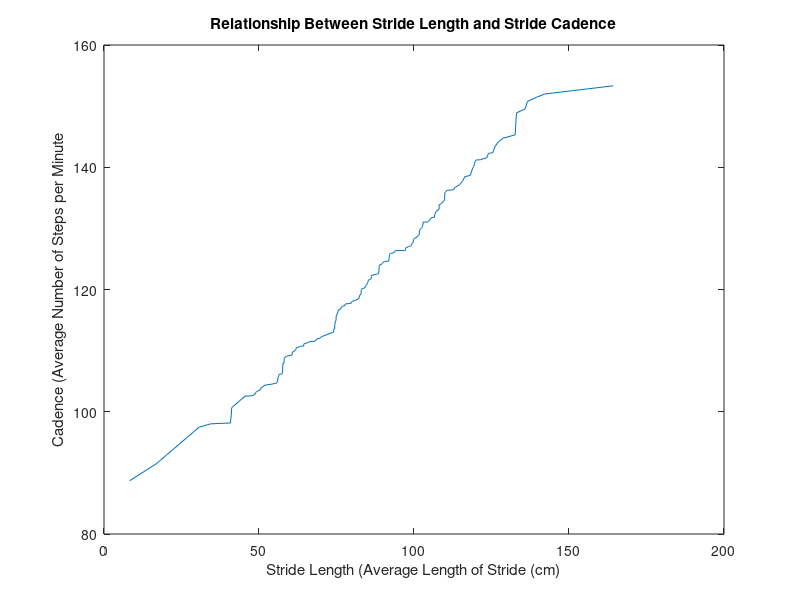
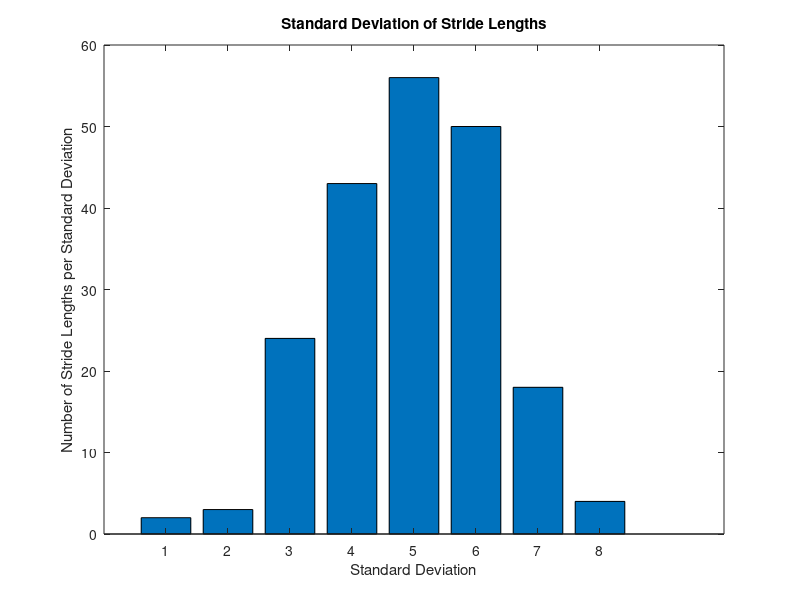

The MATLAB script that drew these images, in order:
% Shelley Wei
% ENGR 130
% Homework 8
% Started 10/14/23
% Submitted 10/14/23
% Due 10/18/23

%% Question 2
clear;
clc;
close all;

load('HW8_gait_data.mat');

% Part 1
% sort cadences and strides in ascending order so the graph is readable
cadenceSort = sort(cadence);
strideSort = sort(stride_length);

% create a plot with cadences and strides
figure(1);
plot(strideSort, cadenceSort);
title("Relationship Between Stride Length and Stride Cadence");
xlabel("Stride Length (Average Length of Stride (cm)");
ylabel("Cadence (Average Number of Steps per Minute");

strideRange = max(stride_length) - min(stride_length); % the range() function only seems to work with integer values
fprintf("The range of stride lengths is approximately %.2f cm.\n", strideRange);

% Part 2
strideSegment = strideRange/8; % divide the range by 8 to get eight segments/groups
strideStdev = zeros(1,8); % create a vector of eight 0s to compile the stride lengths in the different deviations

% count how many patients have a stride length in each segment
for i = 1:length(strideSort)
    if (strideSort(i) <= strideSegment)
        strideStdev(1) = strideStdev(1) + 1;
    elseif (strideSort(i) <= strideSegment*2)
        strideStdev(2) = strideStdev(2) + 1;
    elseif (strideSort(i) <= strideSegment*3)
        strideStdev(3) = strideStdev(3) + 1;
    elseif (strideSort(i) <= strideSegment*4)
        strideStdev(4) = strideStdev(4) + 1;
    elseif (strideSort(i) <= strideSegment*5)
        strideStdev(5) = strideStdev(5) + 1;
    elseif (strideSort(i) <= strideSegment*6)
        strideStdev(6) = strideStdev(6) + 1;
    elseif (strideSort(i) <= strideSegment*7)
        strideStdev(7) = strideStdev(7) + 1;
    else
        strideStdev(8) = strideStdev(8) + 1;
    end
end

% create a second plot with std dev
figure(2);
bar(strideStdev);
title("Standard Deviation of Stride Lengths");
xlabel("Standard Deviation");
ylabel("Number of Stride Lengths per Standard Deviation");

% Part 3
strideTime = 60 ./ cadence; % calculate the time length of the avg stride by converting min to sec and reciprocating to get time/step instead of step/time
stanceSwing = stance + swing; % add stance and swing time
diff = abs(strideTime - stanceSwing); % create a vector for differences in time btwn avg stride time and stance + swing time

discrepant = diff(diff > 0.01); % find how many patients have discrepant data (their avg stride time and stance + swing time aren't the same)
disIdx = find(diff > 0.01); % find the indices of the patients with discrepant data (finding where the condition doesn't return 0)
disPatient = patient(disIdx); % find the patients at those indices

% forgot how to find elements at certain indices so just used for-loop, figured out how to use logical indexing later
% disPatient = [];
% 
% for i = 1:disIdx
%     disPatient = [disPatient, patient(disIdx)];
% end

% forgot how to find indices so just used for-loop, figured out how to use logical indexing later
% disIdx = [];
% 
% for i = 1:length(diff)
%     if (diff(i) > 0.1)
%         disIdx = [disIdx, i];
%     end
% end

fprintf("There are %i patients with discrepant data: \n", length(discrepant));

% display all patients with discrepant data
for i = 1:length(discrepant)
    fprintf("  Patient %i\n", disPatient(i));
end